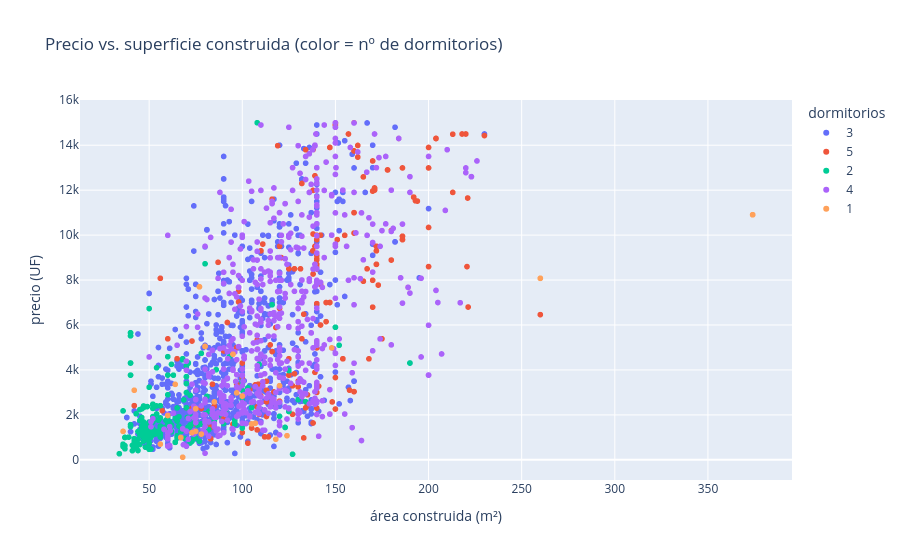

The code cell stored with this chart in its notebook:
### Markdown cell above
Ahora una **relación**: ¿se relaciona la superficie construida con el precio? Coloreamos por comuna.

### Code cell
df_plot = df.assign(
    dormitorios_cat=df['dormitorios'].round().astype('Int64').astype('string').fillna('sin dato')
)

px.scatter(
    df_plot,
    x='area_construida',
    y='precio_uf',
    color='dormitorios_cat',
    hover_data=['comuna', 'banos'],
    title='Precio vs. superficie construida (color = nº de dormitorios)',
    labels={
        'area_construida': 'área construida (m²)',
        'precio_uf': 'precio (UF)',
        'dormitorios_cat': 'dormitorios'
    },
)

### Figure 1 — Plotly figure (JSON) as saved in the notebook; plotly's stock layout.template omitted (floating-point values rounded to 4 significant figures; data arrays with more than 128 entries replaced by an {"elided": "..."} marker saying what was removed)
{"data": [{"customdata": {"elided": "1190x2 mixed values"}, "hovertemplate": "dormitorios=3<br>área construida (m²)=%{x}<br>precio (UF)=%{y}<br>comuna=%{customdata[0]}<br>banos=%{customdata[1]}<extra></extra>", "legendgroup": "3", "marker": {"color": "#636efa", "symbol": "circle"}, "mode": "markers", "name": "3", "showlegend": true, "type": "scattergl", "x": {"elided": "1190 float values"}, "xaxis": "x", "y": {"elided": "1190 float values"}, "yaxis": "y"}, {"customdata": {"elided": "218x2 mixed values"}, "hovertemplate": "dormitorios=5<br>área construida (m²)=%{x}<br>precio (UF)=%{y}<br>comuna=%{customdata[0]}<br>banos=%{customdata[1]}<extra></extra>", "legendgroup": "5", "marker": {"color": "#EF553B", "symbol": "circle"}, "mode": "markers", "name": "5", "showlegend": true, "type": "scattergl", "x": {"elided": "218 float values"}, "xaxis": "x", "y": {"elided": "218 float values"}, "yaxis": "y"}, {"customdata": {"elided": "240x2 mixed values"}, "hovertemplate": "dormitorios=2<br>área construida (m²)=%{x}<br>precio (UF)=%{y}<br>comuna=%{customdata[0]}<br>banos=%{customdata[1]}<extra></extra>", "legendgroup": "2", "marker": {"color": "#00cc96", "symbol": "circle"}, "mode": "markers", "name": "2", "showlegend": true, "type": "scattergl", "x": {"elided": "240 float values"}, "xaxis": "x", "y": {"elided": "240 float values"}, "yaxis": "y"}, {"customdata": {"elided": "691x2 mixed values"}, "hovertemplate": "dormitorios=4<br>área construida (m²)=%{x}<br>precio (UF)=%{y}<br>comuna=%{customdata[0]}<br>banos=%{customdata[1]}<extra></extra>", "legendgroup": "4", "marker": {"color": "#ab63fa", "symbol": "circle"}, "mode": "markers", "name": "4", "showlegend": true, "type": "scattergl", "x": {"elided": "691 float values"}, "xaxis": "x", "y": {"elided": "691 float values"}, "yaxis": "y"}, {"customdata": [["LAMPA", 1], ["PENAFLOR", 1], ["SAN BERNARDO", 1], ["SAN BERNARDO", 2], ["LAMPA", 2], ["LAMPA", 3], ["MAIPU", 2], ["SAN BERNARDO", 2], ["SAN BERNARDO", 2], ["MAIPU", 1], ["LA FLORIDA", 1], ["LA FLORIDA", 1], ["PUENTE ALTO", 3], ["LA PINTANA", 1], ["LA FLORIDA", 1], ["VITACURA", 1], ["MAIPU", 3], ["MAIPU", 3], ["MAIPU", 3], ["EL BOSQUE", 1], ["QUINTA NORMAL", 2], ["QUINTA NORMAL", 2], ["QUINTA NORMAL", 2], ["LA FLORIDA", 1], ["LA FLORIDA", 1], ["QUINTA NORMAL", 1], ["PUENTE ALTO", 2], ["CONCHALI", 1], ["NUNOA", 2], ["NUNOA", 2], ["ESTACION CENTRAL", 1], ["LO PRADO", 1], ["QUINTA NORMAL", 1], ["QUINTA NORMAL", 1], ["QUINTA NORMAL", 1], ["SAN MIGUEL", 1], ["LO PRADO", 1], ["CONCHALI", 1]], "hovertemplate": "dormitorios=1<br>área construida (m²)=%{x}<br>precio (UF)=%{y}<br>comuna=%{customdata[0]}<br>banos=%{customdata[1]}<extra></extra>", "legendgroup": "1", "marker": {"color": "#FFA15A", "symbol": "circle"}, "mode": "markers", "name": "1", "showlegend": true, "type": "scattergl", "x": [107.0, 60.0, NaN, NaN, 73.0, 75.0, 85.0, 124.0, 118.0, 67.0, 80.0, 80.0, 56.0, 75.0, 42.0, NaN, 100.0, 100.0, 100.0, 105.0, 260.0, NaN, 260.0, 95.0, 95.0, 64.0, 78.0, 68.0, 77.0, 77.0, NaN, 148.0, 374.0, 374.0, 374.0, 97.0, 36.0, 120.0], "xaxis": "x", "y": [1631.0, 1973.0, 2203.0, 2121.0, 1210.0, 2275.0, 2577.0, 1075.0, 916.4, 991.4, 5045.0, 5050.0, 700.7, 1266.0, 3097.0, 7000.0, 2838.0, 2838.0, 2838.0, 1600.0, 8078.0, 8078.0, 8078.0, 4700.0, 4700.0, 3360.0, 1144.0, 116.0, 7700.0, 7700.0, 2289.0, 4982.0, 10910.0, 10910.0, 10910.0, 2981.0, 1268.0, 3300.0], "yaxis": "y"}], "layout": {"legend": {"title": {"text": "dormitorios"}, "tracegroupgap": 0}, "title": {"text": "Precio vs. superficie construida (color = nº de dormitorios)"}, "xaxis": {"anchor": "y", "domain": [0.0, 1.0], "title": {"text": "área construida (m²)"}}, "yaxis": {"anchor": "x", "domain": [0.0, 1.0], "title": {"text": "precio (UF)"}}}}
